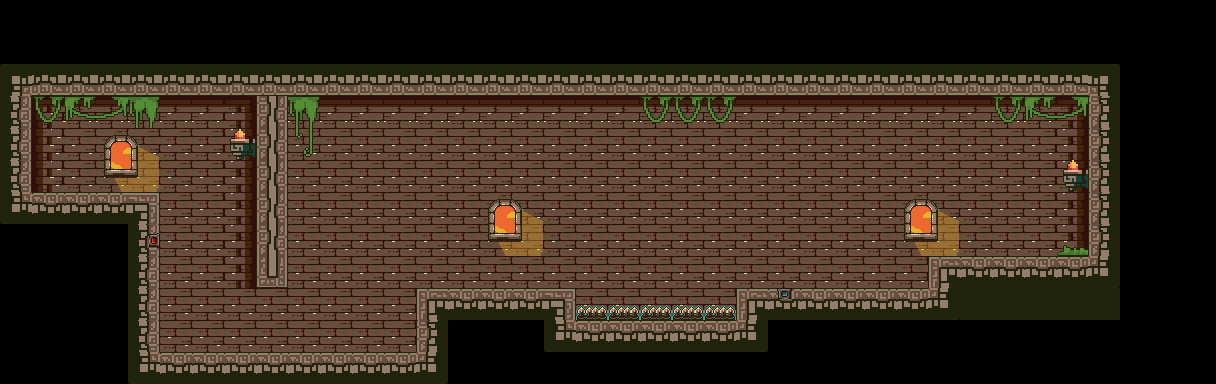

A 2D game scene composited from a Tiled map and its tileset images. What follows is a short description and the map's XML, with every tile layer's data as written:
An orthogonal 38x12 tile map with 32x32 px tiles, 3 tile layers (tl_bg, tl_ground, tl_fg) and 23 objects (2x red, 2x blue, spike_blue).

<map version="1.9" tiledversion="1.9.0" orientation="orthogonal" renderorder="right-down" width="38" height="12" tilewidth="32" tileheight="32" infinite="0" nextlayerid="13" nextobjectid="89">
 <editorsettings>
  <export target="level4.lua" format="lua" />
 </editorsettings>
 <tileset firstgid="1" name="terrain" tilewidth="32" tileheight="32" tilecount="294" columns="21">
  <image source="../assets/terrain.png" width="672" height="448" />
  <tile id="62">
   <animation>
    <frame tileid="62" duration="100" />
    <frame tileid="83" duration="100" />
    <frame tileid="104" duration="100" />
    <frame tileid="125" duration="100" />
   </animation>
  </tile>
 </tileset>
 <layer id="2" name="tl_bg" width="38" height="12">
  <data encoding="csv">
0,0,0,0,0,0,0,0,0,0,0,0,0,0,0,0,0,0,0,0,0,0,0,0,0,0,0,0,0,0,0,0,0,0,0,0,0,0,
0,0,0,0,0,0,0,0,0,0,0,0,0,0,0,0,0,0,0,0,0,0,0,0,0,0,0,0,0,0,0,0,0,0,0,0,0,0,
0,0,0,0,0,0,0,0,0,0,0,0,0,0,0,0,0,0,0,0,0,0,0,0,0,0,0,0,0,0,0,0,0,0,0,0,0,0,
0,170,171,171,171,171,171,172,171,171,171,171,171,171,171,171,171,171,171,171,171,171,171,171,171,171,171,171,171,171,171,171,171,172,0,0,0,0,
0,191,192,192,192,192,192,193,192,192,192,192,192,192,192,192,192,192,192,192,192,192,192,192,192,192,192,192,192,192,192,192,192,193,0,0,0,0,
0,191,192,192,192,192,192,193,192,192,192,192,192,192,192,192,192,192,192,192,192,192,192,192,192,192,192,192,192,192,192,192,192,193,0,0,0,0,
0,191,192,192,192,192,192,193,192,192,192,192,192,192,192,192,192,192,192,192,192,192,192,192,192,192,192,192,192,192,192,192,192,193,0,0,0,0,
0,0,0,0,192,192,192,193,192,192,192,192,192,192,192,192,192,192,192,192,192,192,192,192,192,192,192,192,192,192,192,192,192,193,0,0,0,0,
0,0,0,0,192,192,192,193,192,192,192,192,192,192,192,192,192,192,192,192,192,192,192,192,192,192,192,192,192,192,192,192,192,193,0,0,0,0,
0,0,0,0,0,192,192,192,192,192,192,192,192,192,192,192,192,192,192,192,192,192,192,0,0,0,0,0,0,0,192,0,0,0,0,0,0,0,
0,0,0,0,0,192,192,192,192,192,192,192,192,0,0,0,0,0,0,0,0,0,0,0,0,0,0,0,0,0,0,0,0,0,0,0,0,0,
0,0,0,0,0,0,0,0,0,0,0,0,0,0,0,0,0,0,0,0,0,0,0,0,0,0,0,0,0,0,0,0,0,0,0,0,0,0
</data>
 </layer>
 <layer id="1" name="tl_ground" width="38" height="12">
  <data encoding="csv">
0,0,0,0,0,0,0,0,0,0,0,0,0,0,0,0,0,0,0,0,0,0,0,0,0,0,0,0,0,0,0,0,0,0,0,0,0,0,
0,0,0,0,0,0,0,0,0,0,0,0,0,0,0,0,0,0,0,0,0,0,0,0,0,0,0,0,0,0,0,0,0,0,0,0,0,0,
29,66,66,66,66,66,66,66,66,66,66,66,66,66,66,66,66,66,66,66,66,66,66,66,66,66,66,66,66,66,66,66,66,66,30,0,0,0,
46,0,0,0,0,0,0,0,48,0,0,0,0,0,0,0,0,0,0,0,0,0,0,0,0,0,0,0,0,0,0,0,0,0,44,0,0,0,
46,0,0,0,0,0,0,0,48,0,0,0,0,0,0,0,0,0,0,0,0,0,0,0,0,0,0,0,0,0,0,0,0,0,44,0,0,0,
46,0,0,0,0,0,0,0,48,0,0,0,0,0,0,0,0,0,0,0,0,0,0,0,0,0,0,0,0,0,0,0,0,0,44,0,0,0,
50,24,24,24,25,0,0,0,48,0,0,0,0,0,0,0,0,0,0,0,0,0,0,0,0,0,0,0,0,0,0,0,0,0,44,0,0,0,
0,0,0,0,293,0,0,0,48,0,0,0,0,0,0,0,0,0,0,0,0,0,0,0,0,0,0,0,0,0,0,0,0,0,44,0,0,0,
0,0,0,0,46,0,0,0,69,0,0,0,0,0,0,0,0,0,192,192,0,0,0,0,0,0,0,0,0,23,24,24,24,24,51,0,0,0,
0,0,0,0,46,0,0,0,0,0,0,0,0,23,24,24,24,25,0,0,0,0,0,23,273,24,24,24,24,51,45,45,45,45,45,0,0,0,
0,0,0,0,46,0,0,0,0,0,0,0,0,44,0,0,0,50,24,24,24,24,24,51,0,0,0,0,0,0,0,0,0,0,0,0,0,0,
0,0,0,0,50,24,24,24,24,24,24,24,24,51,0,0,0,0,0,0,0,0,0,0,0,0,0,0,0,0,0,0,0,0,0,0,0,0
</data>
 </layer>
 <layer id="3" name="tl_fg" width="38" height="12">
  <data encoding="csv">
0,0,0,0,0,0,0,0,0,0,0,0,0,0,0,0,0,0,0,0,0,0,0,0,0,0,0,0,0,0,0,0,0,0,0,0,0,0,
0,0,0,0,0,0,0,0,0,0,0,0,0,0,0,0,0,0,0,0,0,0,0,0,0,0,0,0,0,0,0,0,0,0,0,0,0,0,
0,0,0,0,0,0,0,0,0,0,0,0,0,0,0,0,0,0,0,0,0,0,0,0,0,0,0,0,0,0,0,0,0,0,0,0,0,0,
0,40,37,38,41,0,0,0,0,41,0,0,0,0,0,0,0,0,0,0,40,40,40,0,0,0,0,0,0,0,0,40,37,38,0,0,0,0,
0,0,0,188,189,0,0,63,0,62,0,0,0,0,0,0,0,0,0,0,0,0,0,0,0,0,0,0,0,0,0,0,0,0,0,0,0,0,
0,0,0,209,210,0,0,0,0,0,0,0,0,0,0,0,0,0,0,0,0,0,0,0,0,0,0,0,0,0,0,0,0,101,0,0,0,0,
0,0,0,0,0,0,0,0,0,0,0,0,0,0,0,188,189,0,0,0,0,0,0,0,0,0,0,0,188,189,0,0,0,0,0,0,0,0,
0,0,0,0,0,0,0,0,0,0,0,0,0,0,0,209,210,0,0,0,0,0,0,0,0,0,0,0,209,210,0,0,0,143,0,0,0,0,
0,0,0,0,0,0,0,0,0,0,0,0,0,0,0,0,0,0,0,0,0,0,0,0,0,0,0,0,0,0,0,0,0,0,0,0,0,0,
0,0,0,0,0,0,0,0,0,0,0,0,0,0,0,0,0,0,230,230,230,230,230,0,0,0,0,0,0,0,0,0,0,0,0,0,0,0,
0,0,0,0,0,0,0,0,0,0,0,0,0,0,0,0,0,0,0,0,0,0,0,0,0,0,0,0,0,0,0,0,0,0,0,0,0,0,
0,0,0,0,0,0,0,0,0,0,0,0,0,0,0,0,0,0,0,0,0,0,0,0,0,0,0,0,0,0,0,0,0,0,0,0,0,0
</data>
 </layer>
 <objectgroup color="#ff5500" id="4" name="obj_ground">
  <object id="38" x="738.333" y="290" width="202.334" height="29" />
  <object id="62" x="929.33" y="257" width="189.001" height="32" />
  <object id="63" x="418.133" y="289.5" width="157.618" height="3" />
  <object id="65" x="29.6664" y="192" width="129" height="29" />
  <object id="79" x="128.666" y="221.5" width="30.0003" height="161" />
  <object id="80" x="159.667" y="353.167" width="256" height="24.3333" />
  <object id="81" x="555.75" y="320.833" width="199.834" height="29" />
 </objectgroup>
 <objectgroup color="#aaff00" draworder="index" id="5" name="obj_box">
  <object id="68" template="box.tx" x="351.667" y="331.667" />
  <object id="69" template="box.tx" x="843" y="271" />
 </objectgroup>
 <objectgroup color="#ff0000" id="6" name="obj_player">
  <object id="46" template="player_red.tx" class="red" x="96.833" y="169.333" />
  <object id="47" template="player_blue.tx" class="blue" x="65.5" y="168.833" />
 </objectgroup>
 <objectgroup color="#ff00ff" draworder="index" id="8" name="obj_spike">
  <object id="76" name="spike_blue" class="spike_blue" x="577.333" y="307.667" width="158.667" height="10.6667" />
 </objectgroup>
 <objectgroup color="#55ff00" id="9" name="obj_portal">
  <object id="51" template="portal_red.tx" x="986.17" y="243.667" width="42" height="12" />
  <object id="52" template="portal_blue.tx" x="1042" y="243.667" width="42" height="12" />
 </objectgroup>
 <objectgroup color="#ffffff" id="10" name="obj_laser">
  <object id="70" template="laser_red.tx" name="blue" x="779.667" y="94.6667" />
  <object id="72" template="laser_red.tx" name="red" x="161" y="235.583" width="95.5" height="10" />
 </objectgroup>
 <objectgroup color="#00557f" id="11" name="obj_switch">
  <object id="61" template="switch.tx" x="493.917" y="273.166" />
 </objectgroup>
 <objectgroup color="#aaaaff" id="12" name="obj_wall">
  <object id="43" x="1089" y="63.3333" width="29" height="193.334" />
  <object id="44" x="1" y="64" width="29" height="161" />
  <object id="78" x="30.5" y="64.5" width="305" height="31" />
  <object id="82" x="416" y="288.742" width="1.75" height="88.7576" />
  <object id="83" x="258.5" y="96.5" width="27" height="188.5" />
  <object id="88" x="545.25" y="293.583" width="29" height="26.334" />
 </objectgroup>
</map>
